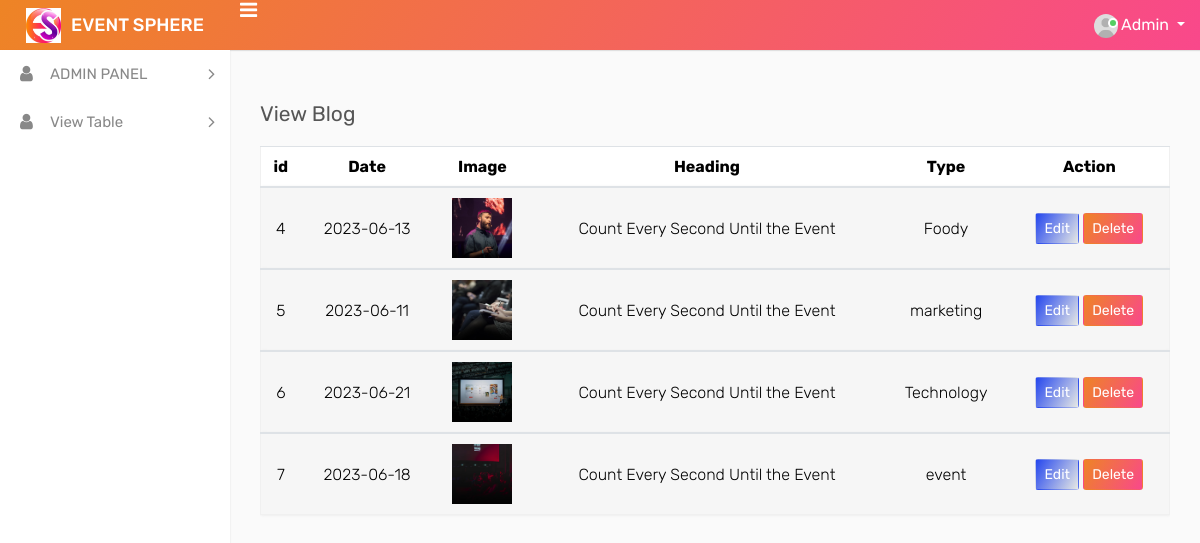
The app's page /admin/blog-view.php (signed in) with its own data.
### tables this page shows
CREATE TABLE `blog` (
  `id` int(100) NOT NULL,
  `image` varchar(100) NOT NULL,
  `heading` varchar(100) NOT NULL,
  `type` varchar(100) NOT NULL,
  `date` varchar(100) NOT NULL
);

### admin/blog-view.php (the view, shortened to what this page needs)
<?php
                include 'connection.php';
                ?>
<!DOCTYPE html>
<html lang="en">
<head>
    <link rel="stylesheet" type="text/css" href="assets/css/bootstrap.min.css">
    <link rel="stylesheet" type="text/css" href="assets/css/font-awesome.min.css">
    <link rel="stylesheet" type="text/css" href="assets/css/style.css">
</head>
<body>
    <div class="main-wrapper">
         <?php include('include/TOPBAR.php'); ?>
       <?php include('include/SIDEBAR.php'); ?>
<div class="page-wrapper">
            <div class="content">
                        <h4 class="page-title">View Blog</h4>
                <div class="row">
                    <div class="col-md-12">
                        <div class="table-responsive">
                            <table class="table table-striped custom-table">
                        <thead>
                         <tr>
                          <th><center>id</center></th>
                          <th><center>Date</center></th>
                          <th><center>Image</center></th>
                         <th><center>Heading</center></th>
                         <th><center>Type</center></th>
                         <th><center>Action</center></th>
                        </tr>
                      </thead>
                       <?php
                      $query="SELECT *from `blog` WHERE 1";
                      $run=mysqli_query($connect,$query);
                      if (mysqli_num_rows($run)>0) {
                        while($row=mysqli_fetch_array($run))
                        {
                          $id=$row['id'];
                            $heading=$row['heading'];
                            $type=$row['type'];
                            $date=$row['date'];
                      ?>
                      <tbody >
                      <tr>
                        <td><center><?php echo "$id"; ?></center></td>
                        <td><center><?php echo "$date"; ?></center></td>
                          <td><center><img class="img" src="../admin/images/<?php echo $row['image']?>" ></center></td>
                        <td><center><?php echo "$heading"; ?></center></td>
                        <td><center><?php echo "$type"; ?></center></td>
                        <td><center><a href="blog-edit.php?id=<?php  echo $id ?>"><input type="submit" class="btn btn-sm" value="Edit" name="" style="background-image: linear-gradient(120deg, #2547ee 0%, #e7e9e5 100%), linear-gradient(120deg, #ee8425 0%, #f9488b 100%);color: white;"></a>
                          <a href="blog-del.php?id=<?php echo $id ?>"><input type="submit" class="btn  btn-sm" value="Delete" name="" style="background-image: linear-gradient(120deg, #ee8425 0%, #f9488b 100%), linear-gradient(120deg, #ee8425 0%, #f9488b 100%);color: white"></a></center></td>
                      </tr>
                     </tbody><?php
                         }
                      }
                       ?>
                            </table>
                        </div>
                    </div>
                </div>
            </div>
        </div></div>
</body>
</html>

### admin/blog-view.php (style rules this page uses)
.img { max-height: 60px; min-height: 60px; max-width: 60px; min-width: 60px; }

### records on screen
blog: id "4", date "2023-06-13", image (picture), heading "Count Every Second Until the Event", type "Foody"
blog: id "5", date "2023-06-11", image (picture), heading "Count Every Second Until the Event", type "marketing"
blog: id "6", date "2023-06-21", image (picture), heading "Count Every Second Until the Event", type "Technology"
blog: id "7", date "2023-06-18", image (picture), heading "Count Every Second Until the Event", type "event"
